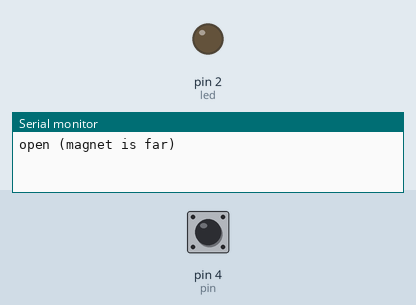
Recording of a sketch running on a simulated Arduino Uno, built with avr-gcc and run on an emulated ATmega328P. Shown: output pins drawn as LEDs (lit = HIGH), the last lines printed to the serial monitor. Inputs (shaded band) come from the test bench; at power-on: pin 4 (pin) HIGH.

Above: at 1.2 s.
1.3 s: pin 4 (pin) pulled LOW for 0.15 s
At 1.37 s:
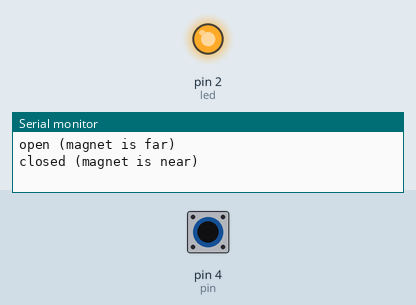
2.9 s: pin 4 (pin) pulled LOW for 3.2 s
At 7.0 s:
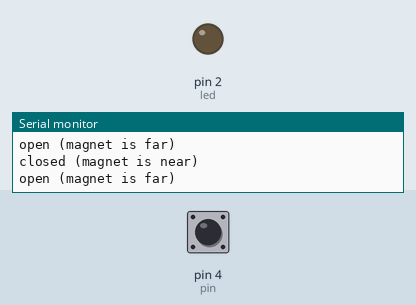
Timing chart, 0 to 8.5 s (numbered marks = the images above; inputs shaded):
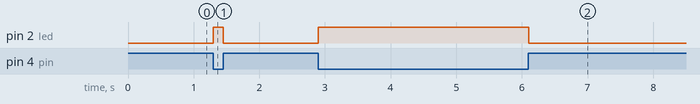

The sketch:

gerkon.ino
```cpp
#include <Arduino.h>

// геркон:
//  нога 1 - на GND
//  нога 2 - на D2
//  нога 2 - через резистор 10 кОм на 5В

const int pin = 4; // GPIO4 - это пин D2 на Wemos D1 Mini/NodeMCU
const int led = 2; // BUILDIN
static int state = LOW;


void setup()
{
	Serial.begin(115200);
	// Используем встроенный резистор подтяжки к 3.3V
	pinMode(pin, INPUT_PULLUP);
	pinMode(led, HIGH);
}// setup


void loop()
{
	int rdState = digitalRead(pin);

	if ( state != rdState ){
		if ( rdState == LOW ){
			Serial.println("closed (magnet is near)");
			digitalWrite(led, HIGH);
		}else{
			Serial.println("open (magnet is far)");
			digitalWrite(led, LOW);
		}
		state = rdState;
	}
	delay(50);
}// loop
```

Measured:
- after the input at 1.3 s, pin 2 (led): LOW → HIGH at once, → LOW 0.15 s later
- after the input at 2.9 s, pin 2 (led): LOW → HIGH at once, → LOW 3.2 s later
